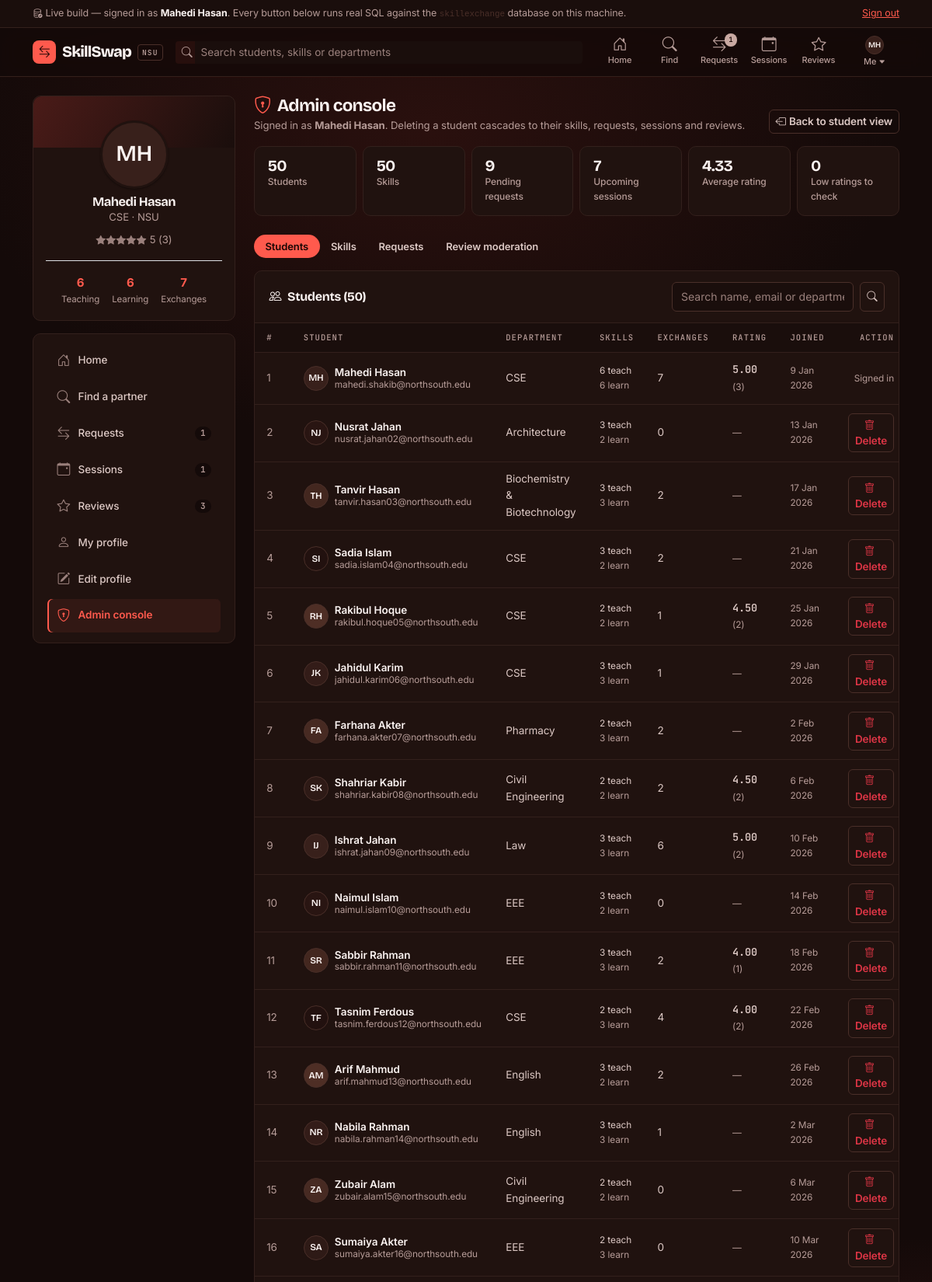
/admin.php (signed in, upper part), run on the app's committed database.
### tables this page shows
CREATE TABLE `users` (
  `user_id`         INT(11)      NOT NULL AUTO_INCREMENT,
  `name`            VARCHAR(100) NOT NULL,
  `email`           VARCHAR(255) NOT NULL,
  `password`        VARCHAR(255) NOT NULL,           
  `department`      VARCHAR(100) NOT NULL,
  `bio`             VARCHAR(255) DEFAULT NULL,
  `profile_picture` VARCHAR(255) DEFAULT 'default.png',
  `created_at`      TIMESTAMP    NOT NULL DEFAULT current_timestamp(),
  PRIMARY KEY (`user_id`),
  UNIQUE KEY `uq_users_email` (`email`),
  KEY `idx_users_department` (`department`),
  KEY `idx_users_name` (`name`)
);

### admin.php (the view, shortened to what the rows shown need)
<?php
require_once __DIR__ . '/includes/layout.php';
require_login();
$tab    = in_array(q('tab', 'users'), ['users', 'skills', 'requests', 'reviews'], true)
        ? q('tab', 'users') : 'users';
$userQ  = q('us', '');
$me    = me_id();
page_open('Admin console', 'admin');
?>
<div class="d-flex flex-wrap justify-content-between align-items-end gap-2 mb-3">
  <div>
    <h1 style="font-size:1.4rem;margin-bottom:2px">
      <i class="bi bi-shield-lock me-2" style="color:var(--brand)"></i>Admin console</h1>
    <p class="text-muted-2 small mb-0">Signed in as <strong><?= e(me()['name']) ?></strong>.
      Deleting a student cascades to their skills, requests, sessions and reviews.</p>
  </div>
</div>
<section class="panel">
<?php if ($tab === 'users'):
  $students = admin_students($userQ);
?>
  <div class="panel-head flex-wrap">
    <h2><i class="bi bi-people me-2"></i>Students (<?= count($students) ?>)</h2>
  </div>
  <?php if (!$students): ?>
    <div class="panel-body"><?= empty_state('people',
          'No student matches ' . e($userQ) . '.',
          '<a class="btn btn-sm btn-quiet" href="admin.php?tab=users">Show everyone</a>') ?></div>
  <?php else: ?>
  <div class="table-responsive"><table class="table table-clean">
    <thead><tr><th>#</th><th>Student</th><th>Department</th><th>Skills</th>
      <th>Exchanges</th><th>Rating</th><th>Joined</th><th class="text-end">Action</th></tr></thead>
    <tbody>
      <?php foreach ($students as $u):
        $uid    = (int) $u['user_id'];
        $count  = (int) $u['total_reviews'];
        $teach  = (int) $u['teaches'];
        $learn  = (int) $u['learns'];
      ?>
      <tr>
        <td class="text-muted-2"><?= $uid ?></td>
        <td><div class="d-flex gap-2 align-items-center">
              <?= avatar(['user_id' => $uid, 'name' => $u['name']], 32) ?>
              <div class="lh-sm min-w-0">
                <a href="profile.php?id=<?= $uid ?>" class="fw-semibold text-reset"><?= e($u['name']) ?></a>
                <div class="small text-muted-2 text-truncate" style="max-width:190px"><?= e($u['email']) ?></div>
              </div></div></td>
        <td><?= e($u['department']) ?></td>
        <td class="small"><?= $teach ?> teach<br><span class="text-muted-2"><?= $learn ?> learn</span></td>
        <td><?= (int) $u['exchanges'] ?></td>
        <td><?php if ($count): ?>
              <span class="rating-num"><?= e($u['avg_rating']) ?></span>
              <span class="small text-muted-2">(<?= $count ?>)</span>
            <?php else: ?>
              <span class="small text-muted-2">&mdash;</span>
            <?php endif; ?></td>
        <td class="text-muted-2 small"><?= e(fmt_date($u['created_at'])) ?></td>
        <td class="text-end">
          <?= $uid === $me
              ? '<span class="small text-muted-2">Signed in</span>'
              : action_button('admin.user.delete', ['user_id' => $uid],
                    'Delete', 'trash', 'btn-quiet text-danger',
                    'Delete ' . $u['name'] . '? ON DELETE CASCADE takes their skills, '
                  . 'requests, sessions and reviews with the row, in one DELETE statement.') ?>
        </td>
      </tr>
      <?php endforeach; ?>
    </tbody></table></div>
  <?php endif; ?>
<?php endif; ?>
</section>
<?php page_close(); ?>

### includes/layout.php (shortened to what the rows shown need)
<?php
require_once __DIR__ . '/auth.php';
require_once __DIR__ . '/helpers.php';
require_once __DIR__ . '/queries.php';
function page_head(string $title, bool $wide = false): void
{
    ?><!DOCTYPE html>
<html lang="en">
<head>
<link href="static/vendor/fonts.css" rel="stylesheet">
<link href="static/vendor/bootstrap.min.css" rel="stylesheet">
<link href="static/vendor/icons/bootstrap-icons.min.css" rel="stylesheet">
<link href="static/css/style.css" rel="stylesheet">
</head>
<body>
<?php
}
function live_note(): void
{
    $u = me();
    ?>
<div class="demo-note">
  <div class="container d-flex flex-wrap gap-2 justify-content-between align-items-center">
    <span><i class="bi bi-database-check me-1"></i>Live build &mdash; signed in as
      <strong><?= e($u['name']) ?></strong>. Every button below runs real SQL against
      the <code>skillexchange</code> database on this machine.</span>
  </div>
</div>
<?php
}
function top_bar(string $active): void
{
    $u    = me();
    ?>
<nav class="topbar">
  <div class="container d-flex align-items-center gap-3 py-1">
    <div class="d-flex align-items-center ms-auto">
      <div class="dropdown ms-2">
        <a class="topnav-link" href="#" data-bs-toggle="dropdown" aria-expanded="false">
          <?= avatar($u, 24) ?><span>Me <i class="bi bi-caret-down-fill" style="font-size:.55rem"></i></span>
        </a>
      </div>
    </div>
  </div>
</nav>
<?php
}
function profile_rail(string $active): void
{
    $u     = me();
    $id    = (int) $u['user_id'];
    $r     = rating_of($id);
    $teach = count(skills_of($id, 'Teach'));
    $learn = count(skills_of($id, 'Learn'));
    $counts = request_status_counts($id);
    $exch  = array_sum($counts);
    $upc   = upcoming_count($id);
    ?>
<div class="panel overflow-hidden">
  <div class="profile-card-body">
    <?= avatar($u, 88) ?>
    <h3 class="mt-2 mb-0" style="font-size:1.02rem"><?= e($u['name']) ?></h3>
    <div class="small text-muted-2"><?= e($u['department']) ?> &middot; NSU</div>
    <div class="mt-2 d-flex justify-content-center align-items-center gap-1">
      <?= stars($r['avg']) ?>
      <span class="small text-muted-2"><?= $r['count'] ? e($r['avg']) . ' (' . $r['count'] . ')' : '' ?></span>
    </div>
    <div class="d-flex justify-content-center gap-3 mt-3 pt-3 border-top">
      <div><div class="fw-bold" style="color:var(--brand-700)"><?= $teach ?></div>
           <div class="small text-muted-2" style="font-size:11.5px">Teaching</div></div>
      <div><div class="fw-bold" style="color:var(--brand-700)"><?= $learn ?></div>
           <div class="small text-muted-2" style="font-size:11.5px">Learning</div></div>
      <div><div class="fw-bold" style="color:var(--brand-700)"><?= $exch ?></div>
           <div class="small text-muted-2" style="font-size:11.5px">Exchanges</div></div>
    </div>
  </div>
</div>
<?php
}
    ?>
<?php
function page_foot(bool $withScripts = true): void
{
    ?>
</body>
</html>
<?php
}
function page_open(string $title, string $active, string $railActive = ''): void
{
    page_head($title);
    live_note();
    top_bar($active);
    echo '<main class="container py-4"><div class="row g-4">',
         '<div class="col-lg-3"><div class="rail-sticky">';
    profile_rail($railActive ?: $active);
    echo '</div></div><div class="col-lg-9">';
}
function page_close(): void
{
    echo '</div></div></main>';
    page_foot();
}

### includes/helpers.php (shortened to what the rows shown need)
<?php
function e($v): string
{
    return htmlspecialchars((string) ($v ?? ''), ENT_QUOTES, 'UTF-8');
}
function q(string $name, $fallback = '')
{
    $v = $_GET[$name] ?? null;
    if ($v === null) {
        return $fallback;
    }
    $v = trim((string) $v);
    return $v === '' ? $fallback : $v;
}
function fmt_date(?string $iso): string
{
    $t = strtotime(substr($iso, 0, 10));
    return $t ? date('j M Y', $t) : '';
}
function initials(?string $name): string
{
    $parts = preg_split('/\s+/', trim((string) $name)) ?: ['?'];
    $first = mb_substr($parts[0] ?? '?', 0, 1);
    $last  = count($parts) > 1 ? mb_substr(end($parts), 0, 1) : '';
    return mb_strtoupper($first . $last);
}
function avatar(?array $user, int $size = 40): string
{
    $tint = AV_TINTS[((int) $user['user_id']) % count(AV_TINTS)];
    return '<span class="avatar avatar-' . $size . '" style="background:' . $tint . '"'
         . ' title="' . e($user['name']) . '" aria-hidden="true">'
         . e(initials($user['name'])) . '</span>';
}
function stars($rating): string
{
    $rating = (float) $rating;
    $full   = (int) floor($rating);
    $half   = ($rating - $full) >= 0.5;
    $out = '';
    for ($i = 1; $i <= 5; $i++) {
        if ($i <= $full)                    { $out .= '<i class="bi bi-star-fill"></i>'; }
        elseif ($i === $full + 1 && $half)  { $out .= '<i class="bi bi-star-half"></i>'; }
        else                                { $out .= '<i class="bi bi-star"></i>'; }
    }
    return '<span class="stars">' . $out . '</span>';
}
function action_button(string $action, array $fields, string $label,
                       string $icon = '', string $cls = 'btn-quiet',
                       string $confirm = ''): string
{
    $inputs = '';
    foreach ($fields as $k => $v) {
        $inputs .= '<input type="hidden" name="' . e($k) . '" value="' . e($v) . '">';
    }
    $onsub = $confirm
        ? ' onsubmit="return confirm(' . e(json_encode($confirm)) . ')"' : '';
    return '<form method="post" action="actions.php" class="d-inline"' . $onsub . '>'
         . csrf_field()
         . '<input type="hidden" name="action" value="' . e($action) . '">'
         . '<input type="hidden" name="back" value="' . e(current_url()) . '">'
         . $inputs
         . '<button class="btn btn-sm ' . e($cls) . '" type="submit">'
         . ($icon ? '<i class="bi bi-' . e($icon) . ' me-1"></i>' : '')
         . e($label) . '</button></form>';
}
function current_url(): string
{
    $uri = $_SERVER['REQUEST_URI'] ?? 'dashboard.php';
    return basename(parse_url($uri, PHP_URL_PATH) ?: 'dashboard.php')
         . (($qs = parse_url($uri, PHP_URL_QUERY)) ? '?' . $qs : '');
}

### data on the page
users: name "Mahedi Hasan", name "MH MH", department "CSE", user_id "1", name "MH", email "mahedi.shakib@northsouth.edu", teach "6", learn "6", exchanges "7", avg_rating "5.00", count "3", created_at "9 Jan 2026", shows "Signed in"
users: user_id "2", name "NJ", name "Nusrat Jahan", email "nusrat.jahan02@northsouth.edu", department "Architecture", teach "3", learn "2", exchanges "0", created_at "13 Jan 2026"
users: user_id "3", name "TH", name "Tanvir Hasan", email "tanvir.hasan03@northsouth.edu", department "Biochemistry & Biotechnology", teach "3", learn "3", exchanges "2", created_at "17 Jan 2026"
users: user_id "4", name "SI", name "Sadia Islam", email "sadia.islam04@northsouth.edu", department "CSE", teach "3", learn "2", exchanges "2", created_at "21 Jan 2026"
users: user_id "5", name "RH", name "Rakibul Hoque", email "rakibul.hoque05@northsouth.edu", department "CSE", teach "2", learn "2", exchanges "1", avg_rating "4.50", count "2", created_at "25 Jan 2026"
users: user_id "6", name "JK", name "Jahidul Karim", email "jahidul.karim06@northsouth.edu", department "CSE", teach "3", learn "3", exchanges "1", created_at "29 Jan 2026"
users: user_id "7", name "FA", name "Farhana Akter", email "farhana.akter07@northsouth.edu", department "Pharmacy", teach "2", learn "3", exchanges "2", created_at "2 Feb 2026"
users: user_id "8", name "SK", name "Shahriar Kabir", email "shahriar.kabir08@northsouth.edu", department "Civil Engineering", teach "2", learn "2", exchanges "2", avg_rating "4.50", count "2", created_at "6 Feb 2026"
users: user_id "9", name "IJ", name "Ishrat Jahan", email "ishrat.jahan09@northsouth.edu", department "Law", teach "3", learn "3", exchanges "6", avg_rating "5.00", count "2", created_at "10 Feb 2026"
users: user_id "10", name "NI", name "Naimul Islam", email "naimul.islam10@northsouth.edu", department "EEE", teach "3", learn "2", exchanges "0", created_at "14 Feb 2026"
users: user_id "11", name "SR", name "Sabbir Rahman", email "sabbir.rahman11@northsouth.edu", department "EEE", teach "3", learn "3", exchanges "2", avg_rating "4.00", count "1", created_at "18 Feb 2026"
users: user_id "12", name "TF", name "Tasnim Ferdous", email "tasnim.ferdous12@northsouth.edu", department "CSE", teach "2", learn "3", exchanges "4", avg_rating "4.00", count "2", created_at "22 Feb 2026"
users: user_id "13", name "AM", name "Arif Mahmud", email "arif.mahmud13@northsouth.edu", department "English", teach "3", learn "2", exchanges "2", created_at "26 Feb 2026"
users: user_id "14", name "NR", name "Nabila Rahman", email "nabila.rahman14@northsouth.edu", department "English", teach "3", learn "3", exchanges "1", created_at "2 Mar 2026"
users: user_id "15", name "ZA", name "Zubair Alam", email "zubair.alam15@northsouth.edu", department "Civil Engineering", teach "2", learn "2", exchanges "0", created_at "6 Mar 2026"
users: user_id "16", name "SA", name "Sumaiya Akter", email "sumaiya.akter16@northsouth.edu", department "EEE", teach "2", learn "3", exchanges "0", created_at "10 Mar 2026"

### other printed values
$label "Home"
$label "Find"
$label "Requests"
$label "Sessions"
$label "Reviews"
$r['avg'] "5"
$r['count'] "3"
$teach "6"
$learn "6"
$exch "7"
$label "Find a partner"
$count "1"
$count "3"
$label "My profile"
$label "Edit profile"
